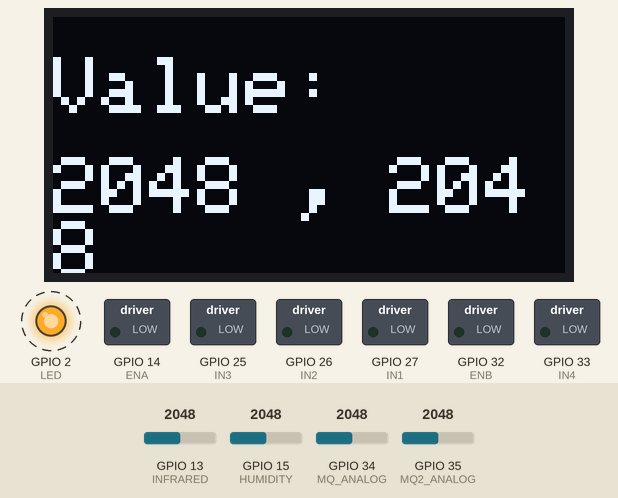
Simulated run of this program. Board: ESP32. On the bench: 128×64 one-colour display, switched loads named in the program (green lamp = pin HIGH), output pins drawn as LEDs (lit = HIGH). Dashed ring = blinking. The test bench sets the inputs (shaded band); at power-on: GPIO 34 (MQ_ANALOG) = 2048, GPIO 35 (MQ2_ANALOG) = 2048, GPIO 13 (INFRARED) = 2048, GPIO 15 (HUMIDITY) = 2048. What the program prints to the serial monitor is not drawn.

Above: at 1.2 s.
1.3 s: GPIO 34 (MQ_ANALOG) set to 2866
At 3.0 s:
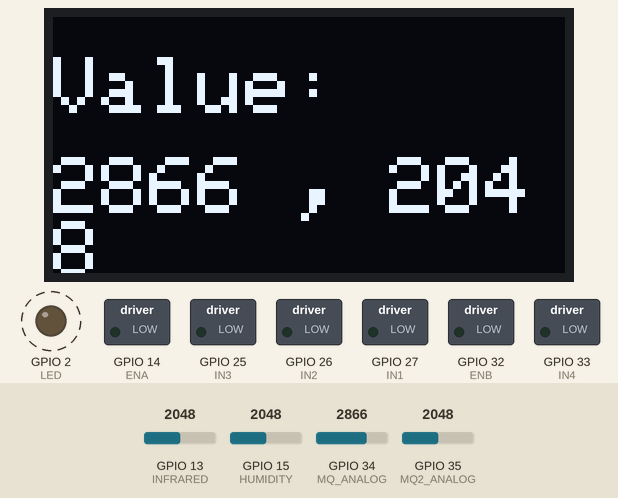
3.6 s: GPIO 35 (MQ2_ANALOG) set to 1228
At 4.5 s:
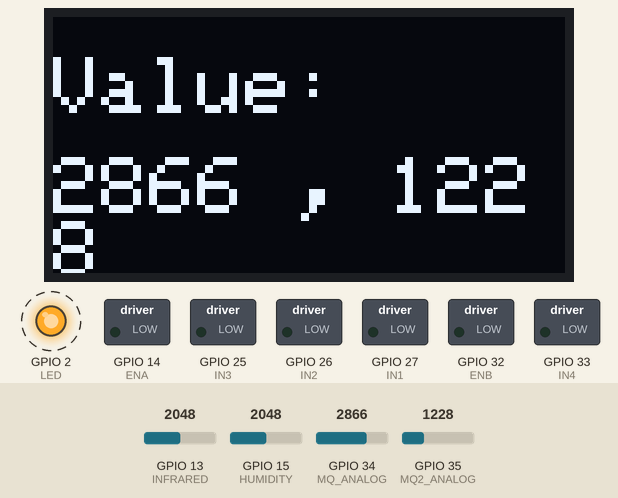
5.6 s: GPIO 34 (MQ_ANALOG) set to 3972
At 6.6 s:
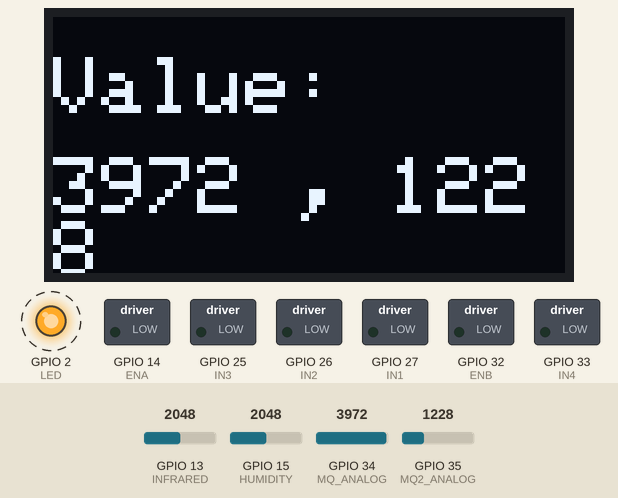
7.7 s: GPIO 35 (MQ2_ANALOG) set to 122
At 8.6 s:
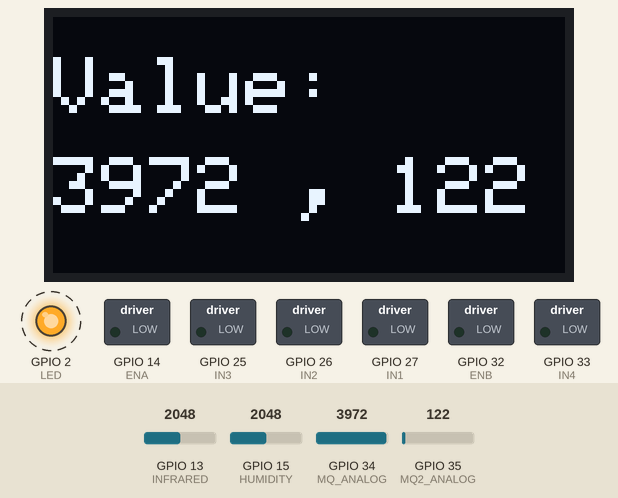
9.7 s: GPIO 34 (MQ_ANALOG) set to 1228
At 10.7 s:
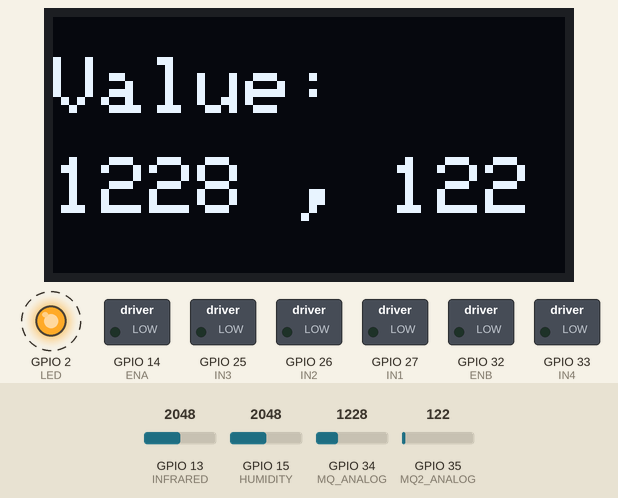
11.8 s: GPIO 35 (MQ2_ANALOG) set to 2866
At 12.7 s:
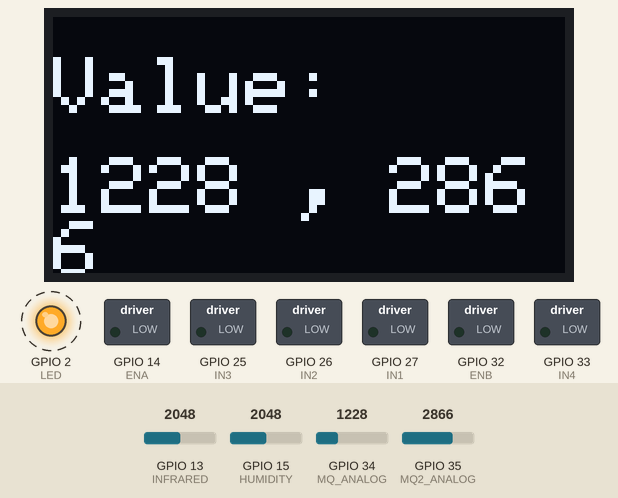
Timing chart, 0 to 14.8 s (numbered marks = the images above; inputs shaded):
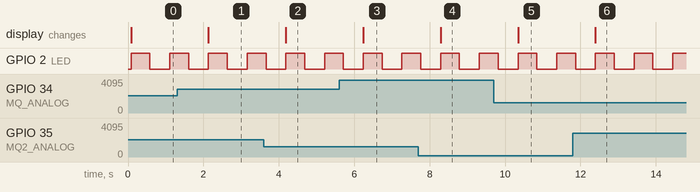

The program:

main.cpp
```cpp
#include <Arduino.h>
#include <Adafruit_GFX.h>
#include <Adafruit_SSD1306.h>
#include <Wire.h>

// Pin Definitions
#define LED 2

// Motor Driver Pins
#define ENA 14
#define ENB 32
#define IN1 27
#define IN2 26
#define IN3 25
#define IN4 33
#define HUMIDITY 15
#define INFRARED 13

// I2C Pins (Default ESP32)
#define OLED_SDA 21
#define OLED_SCL 22

// Analog Input (ADC1 pin required when Wi-Fi/I2C active)
#define MQ_ANALOG 34
#define MQ2_ANALOG 35

#define SCREEN_WIDTH 128
#define SCREEN_HEIGHT 64
#define OLED_RESET -1
#define SCREEN_ADDRESS 0x3C

int MQ_Val, MQ2_Val, Humid_Val, Infra_Val = 0;
Adafruit_SSD1306 display(SCREEN_WIDTH, SCREEN_HEIGHT, &Wire, OLED_RESET);

void updateOLED(int val, int val2) {
  display.clearDisplay();

  display.setTextSize(2);
  display.setTextColor(SSD1306_WHITE);

  display.setCursor(0, 10);
  display.print("Value:");

  display.setCursor(0, 35);
  display.print(val);
  display.print(" , ");
  display.print(val2);

  display.display();
}

void setup() {
  Serial.begin(115200);

  pinMode(LED, OUTPUT);
  pinMode(ENA, OUTPUT);
  pinMode(ENB, OUTPUT);
  pinMode(IN1, OUTPUT);
  pinMode(IN2, OUTPUT);
  pinMode(IN3, OUTPUT);
  pinMode(IN4, OUTPUT);

  pinMode(MQ_ANALOG, INPUT);
  pinMode(MQ2_ANALOG, INPUT);
  pinMode(HUMIDITY, INPUT);
  pinMode(INFRARED, INPUT);

  // Initialize Wire with Dedicated I2C Pins (21 & 22)
  Wire.begin(OLED_SDA, OLED_SCL);

  // Initialize the OLED display
  if (!display.begin(SSD1306_SWITCHCAPVCC, SCREEN_ADDRESS)) {
    Serial.println(F("SSD1306 allocation failed"));
    for (;;); // Stop execution
  }
  Serial.println(F("SSD1306 allocation success"));

  updateOLED(0, 0);
}

void loop() {
  // Read MQ Sensor
  MQ_Val = analogRead(MQ_ANALOG);
  MQ2_Val = analogRead(MQ2_ANALOG);
  Humid_Val = analogRead(HUMIDITY);
  Infra_Val = analogRead(INFRARED);

  Serial.println(MQ_Val);
  Serial.println(MQ2_Val);
  Serial.print("HUMIDITY : ");
  Serial.println(Humid_Val);
  Serial.println(Infra_Val);


  // Update Display with Live Sensor Value
  updateOLED(MQ_Val, MQ2_Val);

  // Blink LED
  digitalWrite(LED, HIGH);
  delay(500);
  digitalWrite(LED, LOW);
  delay(500);
}
```

Measured:
- after the input at 1.3 s, the display: changes after 0.83 s (image 1)
- after the input at 3.6 s, the display: changes after 0.59 s (image 2)
- after the input at 5.6 s, the display: changes after 0.64 s (image 3)
- after the input at 7.7 s, the display: changes after 0.59 s (image 4)
- after the input at 9.7 s, the display: changes after 0.64 s (image 5)
- after the input at 11.8 s, the display: changes after 0.60 s (image 6)
- by itself, GPIO 2 (LED): alternates HIGH for 0.50 s and LOW for 0.53 s
